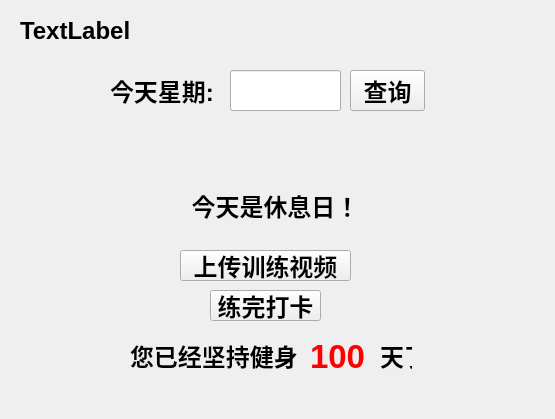
<?xml version="1.0" encoding="UTF-8"?>
<ui version="4.0">
 <class>widget</class>
 <widget class="QWidget" name="widget">
  <property name="geometry">
   <rect>
    <x>0</x>
    <y>0</y>
    <width>555</width>
    <height>419</height>
   </rect>
  </property>
  <property name="font">
   <font>
    <pointsize>18</pointsize>
    <weight>75</weight>
    <bold>true</bold>
   </font>
  </property>
  <property name="windowTitle">
   <string>健身日程管理软件</string>
  </property>
  <property name="styleSheet">
   <string notr="true"/>
  </property>
  <widget class="QLabel" name="label">
   <property name="geometry">
    <rect>
     <x>110</x>
     <y>60</y>
     <width>111</width>
     <height>61</height>
    </rect>
   </property>
   <property name="text">
    <string>今天星期:</string>
   </property>
  </widget>
  <widget class="QLineEdit" name="lineEdit">
   <property name="geometry">
    <rect>
     <x>230</x>
     <y>70</y>
     <width>111</width>
     <height>41</height>
    </rect>
   </property>
  </widget>
  <widget class="QPushButton" name="pushButton">
   <property name="geometry">
    <rect>
     <x>350</x>
     <y>70</y>
     <width>75</width>
     <height>41</height>
    </rect>
   </property>
   <property name="text">
    <string>查询</string>
   </property>
  </widget>
  <widget class="QLabel" name="label_2">
   <property name="geometry">
    <rect>
     <x>130</x>
     <y>330</y>
     <width>181</width>
     <height>51</height>
    </rect>
   </property>
   <property name="text">
    <string>您已经坚持健身</string>
   </property>
  </widget>
  <widget class="QLabel" name="label_3">
   <property name="geometry">
    <rect>
     <x>310</x>
     <y>340</y>
     <width>61</width>
     <height>33</height>
    </rect>
   </property>
   <property name="font">
    <font>
     <pointsize>25</pointsize>
     <weight>75</weight>
     <bold>true</bold>
    </font>
   </property>
   <property name="styleSheet">
    <string notr="true">color: rgb(255, 0, 0);</string>
   </property>
   <property name="text">
    <string>100</string>
   </property>
  </widget>
  <widget class="QLabel" name="label_4">
   <property name="geometry">
    <rect>
     <x>380</x>
     <y>340</y>
     <width>32</width>
     <height>31</height>
    </rect>
   </property>
   <property name="text">
    <string>天了</string>
   </property>
  </widget>
  <widget class="QLabel" name="label_5">
   <property name="geometry">
    <rect>
     <x>170</x>
     <y>170</y>
     <width>211</width>
     <height>71</height>
    </rect>
   </property>
   <property name="text">
    <string>今天是休息日！</string>
   </property>
   <property name="alignment">
    <set>Qt::AlignCenter</set>
   </property>
  </widget>
  <widget class="QPushButton" name="pushButton_2">
   <property name="geometry">
    <rect>
     <x>210</x>
     <y>290</y>
     <width>111</width>
     <height>31</height>
    </rect>
   </property>
   <property name="text">
    <string>练完打卡</string>
   </property>
  </widget>
  <widget class="QPushButton" name="pushButton_3">
   <property name="geometry">
    <rect>
     <x>180</x>
     <y>250</y>
     <width>171</width>
     <height>31</height>
    </rect>
   </property>
   <property name="text">
    <string>上传训练视频</string>
   </property>
  </widget>
  <widget class="QLabel" name="label_6">
   <property name="geometry">
    <rect>
     <x>20</x>
     <y>20</y>
     <width>301</width>
     <height>21</height>
    </rect>
   </property>
   <property name="text">
    <string>TextLabel</string>
   </property>
  </widget>
 </widget>
 <resources/>
 <connections/>
</ui>
